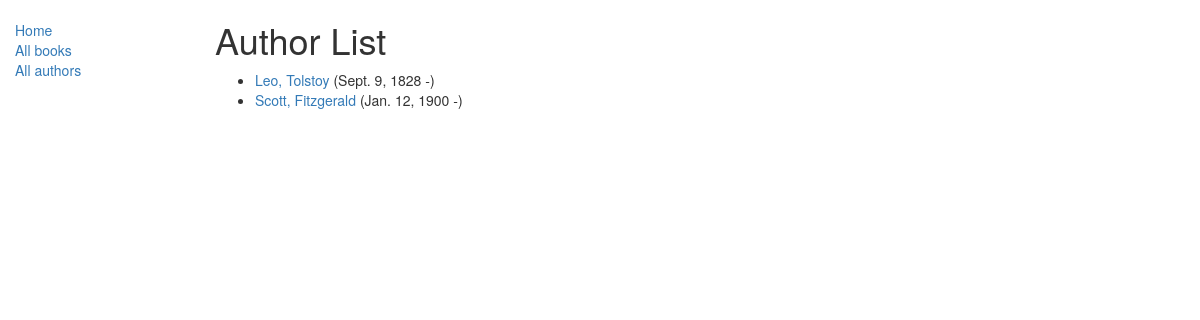
Screenshot of /catalog/authors/ with the database file from the repository.
### catalog/models.py (models this page shows, shortened)
class Author(models.Model):
    first_name = models.CharField(max_length=100)
    last_name = models.CharField(max_length=100)
    date_of_birth = models.DateField(null=True, blank=True)
    date_of_death = models.DateField('Died', null=True, blank=True)
    def get_absolute_url(self):
        return reverse('author-detail', args=[str(self.id)])

### catalog/views.py (the view)
class AuthorListView(generic.ListView):
    model = Author

### catalog/templates/catalog/author_list.html
{% extends "base-generic.html" %}
{% block content %}
    <h1>Author List</h1>
    {% if author_list %}
    <ul>
      {% for author in author_list %}
      <li>
        <a href="{{ author.get_absolute_url }}">{{ author.first_name }}, {{author.last_name}}</a>
        ({{author.date_of_birth}} -)
      </li>
      {% endfor %}
    </ul>
    {% else %}
      <p>There are no authors in the library.</p>
    {% endif %}
{% endblock %}

### rows the page displays
Author: first_name "Leo", last_name "Tolstoy", date_of_birth "Sept. 9, 1828"
Author: first_name "Scott", last_name "Fitzgerald", date_of_birth "Jan. 12, 1900"
